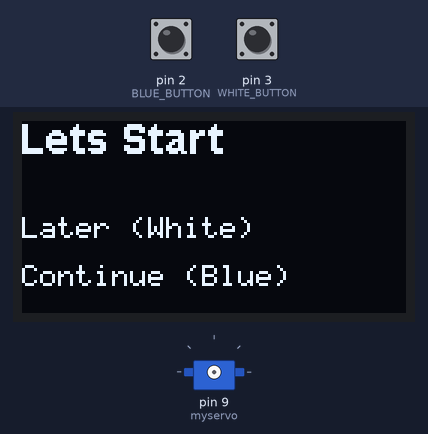
A sketch run on a simulated Arduino Uno, built with avr-gcc and run on an emulated ATmega328P. Parts: 128×64 one-colour display, servo. The inputs (shaded band) are chosen by the test bench; at power-on: pin 2 (BLUE_BUTTON) HIGH, pin 3 (WHITE_BUTTON) HIGH. The local clock reads 2024-03-15 10:24:30 at power-on unless the sketch sets it; the sensor or clock chip raises its interrupt line as the real part does.

Above: at 3.3 s.
3.4 s: pin 2 (BLUE_BUTTON) pulled LOW for 1 s
At 5.0 s:
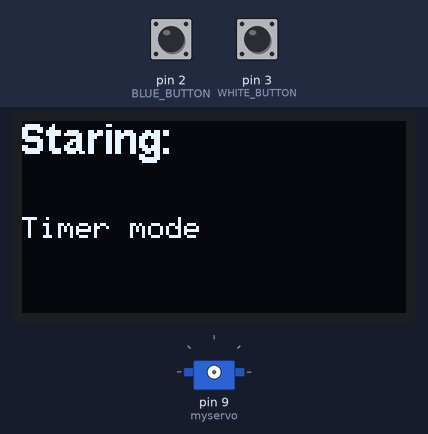
7.4 s: pin 2 (BLUE_BUTTON) pulled LOW for 3.2 s
At 10.2 s:
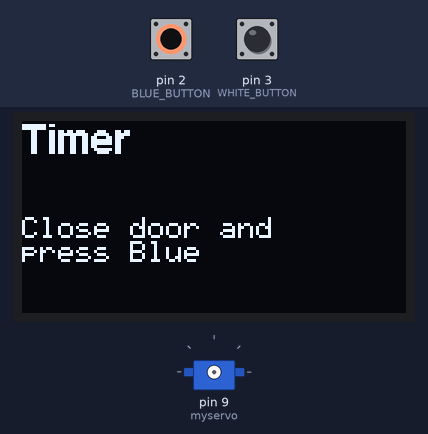
13.1 s: pin 2 (BLUE_BUTTON) pulled LOW for 0.15 s
16.2 s: pin 2 (BLUE_BUTTON) pulled LOW for 0.15 s
At 17.5 s:
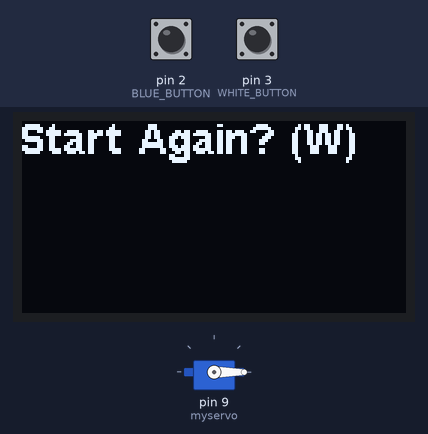
19.3 s: pin 3 (WHITE_BUTTON) pulled LOW for 3.2 s
At 22.7 s:
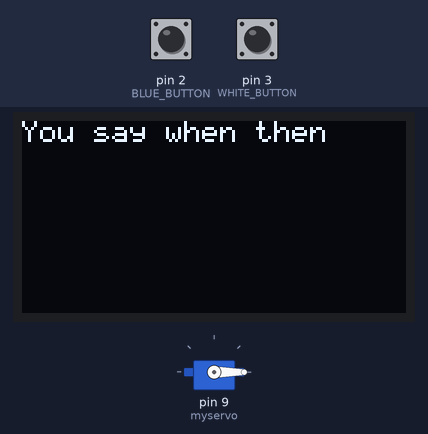
Timing chart, 0 to 24.2 s (numbered marks = the images above; inputs shaded):
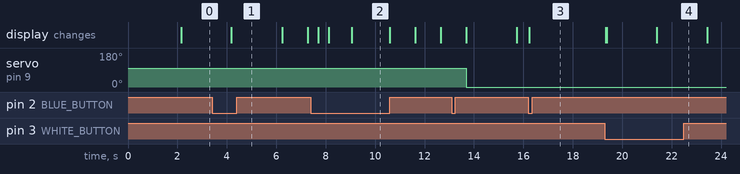

Measured:
- after the input at 3.4 s, the display: changes after 0.78 s (image 1)
- after the input at 7.4 s, the display: first changes after 0.31 s (image 2 shows a later state)
- after the input at 16.2 s, the display: changes at once (image 3)
- after the input at 19.3 s, the display: first differs from a run without the input after 0.07 s (image 4 shows a later state)
- what the display in image 2 shows lasts 1.5 s, from 9.1 s to 10.6 s

The sketch:

Sketch_18.ino
```cpp
#include <stdlib.h>
/*************************************************************************/

#include "DHT.h"

#define DHTPIN 5     // Digital pin connected to the DHT sensor

#define DHTTYPE DHT11
DHT dht(DHTPIN, DHTTYPE);


//************************* OLED ******************************************
// Test for minimum program size.
// Edit AVRI2C_FASTMODE in SSD1306Ascii.h to change the default I2C frequency.

#include "SSD1306Ascii.h"
#include "SSD1306AsciiAvrI2c.h"

// 0X3C+SA0 - 0x3C or 0x3D
#define I2C_ADDRESS 0x3C

// Define proper RST_PIN if required.
#define RST_PIN -1

SSD1306AsciiAvrI2c oled;
#define DISPLAY_TIME 2000


/**************************************************************************/

#include <RTClib.h>

RTC_DS3231 rtc;

// the pin that is connected to SQW of DS3231
#define CLOCK_INTERRUPT_PIN 3
/**************************************************************************/


#include <Servo.h>

Servo myservo;  // create servo object to control a servo


////////////////////////////////////////////////////////////////////////////////////////////////////////////////////////////
// ************************* SETUP **************************************************** SETUP ******************************
////////////////////////////////////////////////////////////////////////////////////////////////////////////////////////////
const byte interruptPin = 2;
bool sw1=0;
byte menuLevel = 0;
uint8_t timerTarget[3];
char buff[32];
uint8_t openDay;
char openClock[10] = "hh:mm AP";
char openCalendar[10] = "DD/MMM/YY";
char weekDay[][4] = {"Sun", "Mon", "Tue", "Wed", "Thu", "Fri", "Sat" };
#define BLUE_BUTTON     2
#define WHITE_BUTTON    3

void setup()
{
  Serial.begin(9600);
  //Begin humidity sensor
  dht.begin();

  //BLUE (Interrupt)
  pinMode(interruptPin, INPUT_PULLUP);
  attachInterrupt(digitalPinToInterrupt(interruptPin), awake, FALLING );
  //WHITE
  pinMode(WHITE_BUTTON, INPUT_PULLUP);

  //********************* initializing the rtc ********************
  if(!rtc.begin()) {
      Serial.println("Couldn't find RTC!");
      Serial.flush();
      abort();
  }

  //Uncomment block below to set time when power loss
  /*
  if(rtc.lostPower()) {
      // this will adjust to the date and time at compilation
      rtc.adjust(DateTime(F(__DATE__), F(__TIME__)));
  }
  */

  //we don't need the 32K Pin, so disable it
  rtc.disable32K();
  // stop oscillating signals at SQW Pin
  rtc.writeSqwPinMode(DS3231_OFF);


  //////////////////OLED/////////////////
#if RST_PIN >= 0
  oled.begin(&Adafruit128x64, I2C_ADDRESS, RST_PIN);
#else // RST_PIN >= 0
  oled.begin(&Adafruit128x64, I2C_ADDRESS);
#endif // RST_PIN >= 0
  // Call oled.setI2cClock(frequency) to change from the default frequency.

  // ***************** OLED WELCOME**********************

  oled.clear();

  oled.setFont(Cooper19);
  oled.print("  R-Cortes \n  Inc.");
  delay(2000);
  oled.clear();
}

//////////////////////FUNCTIONS//////////////////////////////////////////////////FUNCTIONS////////////////////////////
////////////////////////////////////////////////////////FUNCTIONS/////////////////////////////////////////////////////
//////////////////////FUNCTIONS//////////////////////////////////////////////////FUNCTIONS////////////////////////////

//***************** OLED+Temp **************************
void DisplayTempAndHumidity()
{
      // Reading temperature or humidity takes about 250 milliseconds!
      // Sensor readings may also be up to 2 seconds 'old' (its a very slow sensor)
      float h = dht.readHumidity();
      // Read temperature as Celsius (the default)
      float t = dht.readTemperature();

      char h_str[8]; // Buffer big enough for 7-character float
      dtostrf(h, 6, 2, h_str); // Leave room for too large numbers!
      oled.clear();
      oled.setFont(TimesNewRoman16_italic);
      oled.print("\n Humidity: ");
      oled.print(h_str);
      oled.print(" %\n\n");

      char t_str[8]; // Buffer big enough for 7-character float
      dtostrf(t, 6, 2, t_str); // Leave room for too large numbers!
      oled.print(" Temp:      ");
      oled.print(t_str);
      oled.print(" C");
      delay(2*DISPLAY_TIME);
}

//******************************************************


//******************* OLED+RTC ******************************
void DisplayDateAndTime()
{
    // print current time
    char timeStr[10] = "hh:mm AP";
    char dateStr[10] = "DD/MMM/YY";
    uint8_t day;
    rtc.now().toString(timeStr);
    rtc.now().toString(dateStr);
    day = rtc.now().dayOfTheWeek();

    oled.clear();
    oled.setFont(Arial_bold_14);
    oled.println(" Time:");
    oled.setFont(TimesNewRoman16_italic);
    oled.print("\n");
    oled.println(dateStr);
    oled.print("\n");
    oled.print(weekDay[day]);
    oled.print("    ");
    oled.print(timeStr);
    delay(2*DISPLAY_TIME);
}
void DisplayOpeningDate()
{
    oled.clear();
    oled.setFont(Arial_bold_14);
    oled.println(" Will open on:");
    oled.setFont(TimesNewRoman16_italic);
    oled.print("\n");
    oled.println(openCalendar);
    oled.print(weekDay[openDay]);
    oled.print("    ");
    oled.print(openClock);
    delay(2*DISPLAY_TIME);
}
//******************************************************


//******************* SERVO ****************************

void openDoor()
{
      myservo.attach(9);
      myservo.write(0);
      oled.clear();
      oled.print("Timer ended");
      delay(2000);
      myservo.detach();
      oled.clear();
}

void closeDoor()
{
      myservo.attach(9);
      myservo.write(100);
      delay(1000);
      myservo.detach();
}
//******************************************************

//******************* INTERRUPTS ****************************
void awake()
{
    sw1 = !sw1;
}
//***********************************************************

//************************ MENUS ****************************
void menu0()
{

      oled.clear();
      oled.setFont(Arial_bold_14);
      oled.println("Lets Start\n");
      oled.setFont(System5x7);
      oled.println("Later (White)\n");
      oled.print("Continue (Blue)");
      delay(2000);

      bool blue=0, white=0;
      while(menuLevel==0)
      {
            blue = digitalRead(BLUE_BUTTON);
            white = digitalRead(WHITE_BUTTON);
            if(!white)
            {
                  menuLevel = 3; //Door open
                  oled.clear();
                  oled.print("You say when then");
                  delay(2000);
            }
            else if(!blue)
            {
                  menuLevel = 1;
                  oled.clear();
                  oled.setFont(Arial_bold_14);
                  oled.println("Staring:\n");
                  oled.setFont(System5x7);
                  oled.print("Timer mode");
                  delay(2000);
            }
      }
      oled.clear();

}

void setParameter(char* title,byte i)
{
    bool okFlag = 1; //Normally open button, 1 = not pushed, 0 = pushed
    bool increment = 0;
    oled.clear();
    oled.setFont(Arial_bold_14);
    oled.print("\n\n    ");
    oled.print(title);
    oled.print("  0");
    while (okFlag == 1)
    {
        delay(350);
        increment = !digitalRead(WHITE_BUTTON);
        okFlag = digitalRead(BLUE_BUTTON);

        if (increment)
        {
            if(i==0 && timerTarget[i]==42)
            {
              timerTarget[i]=0;
            }
            else if(i==1 && timerTarget[i]==23)
            {
              timerTarget[i]=0;
            }
            else if(i==2 && timerTarget[i]==59)
            {
              timerTarget[i]=0;
            }
            else
            {
              timerTarget[i]++;
            }
        }
        oled.clear();
        oled.setFont(Arial_bold_14);
        oled.print("\n\n    ");
        oled.print(title);
        oled.print("  ");
        oled.print(timerTarget[i]);
    }
}

void menu1() //Program mode 1: Timer -> Set timer
{
      bool okFlag=1; //Normally open button, 1 = not pushed, 0 = pushed
      bool increment=0;

      oled.clear();
      oled.setFont(Arial_bold_14);
      oled.println("Timer\n");
      oled.setFont(System5x7);
      oled.print("Set timer");
      delay(DISPLAY_TIME/2);

      for(uint8_t i = 0; i<3;i++)
      {
            timerTarget[i] = 0;
      }

      setParameter("   DAYS :", 0);
      setParameter("   HOURS:", 1);
      setParameter("   MINS :", 2);

      delay(500);
      oled.clear();
      oled.setFont(Arial_bold_14);
      oled.println("Timer\n");
      oled.setFont(System5x7);
      oled.println("Close door and");
      oled.print("press Blue");
      delay(DISPLAY_TIME/2);

      bool blue=1;
      while(blue)
      {
        blue = digitalRead(BLUE_BUTTON);
      }
      delay(500);
      oled.clear();
      oled.setFont(Arial_bold_14);
      oled.println("\n\n           ok");
      delay(DISPLAY_TIME/2);
      oled.clear();
      oled.println("\n\n          bye.");
      delay(DISPLAY_TIME/2);
      oled.clear();
      closeDoor();
      menuLevel = 2; //Menu = 2 -> door closed, 3 -> door open
      rtc.clearAlarm(1);
      rtc.setAlarm1(rtc.now() + TimeSpan((uint16_t)timerTarget[0],timerTarget[1],timerTarget[2],0),DS3231_A1_Date);
      DateTime openTime = rtc.now() + TimeSpan((uint16_t)timerTarget[0],timerTarget[1],timerTarget[2],0);

      openTime.toString(openClock);
      openTime.toString(openCalendar);
      openDay = openTime.dayOfTheWeek();
}

void checkTimer()
{
  if(rtc.alarmFired(1))
  {
    openDoor();
    menuLevel=3;
  }
}

void restart()
{
  oled.clear();
  oled.setFont(Arial_bold_14);
  oled.println("Start Again? (W)");
  delay(DISPLAY_TIME/3);
  bool white=1;
  for(int i=0; i<10; i++)
  {
    delay(300);
    white = digitalRead(WHITE_BUTTON);
    if(!white)
      break;
  }
  if(!white)
    menuLevel=0;
}

//************************************************************

/////////////////LOOP/////////////////////////////LOOOP//////////////////
/////////////////LOOP/////////////////////////////LOOOP//////////////////
/////////////////LOOP/////////////////////////////LOOOP//////////////////
//------------------------------------------------------------------------------
void loop()
{

  //Menu 1: Timer(blue) Weekend(white)
  if(menuLevel==0) //MENU Start
        menu0();
  if(menuLevel==1) //MENU Program mode 1: Timer -> Set timer
        menu1();

  if(menuLevel==2) //Door closed
        checkTimer();


  if(sw1) //To awake screen
  {
        for(int i=0; i<2; i++)
        {
              if(menuLevel==3)
              {
                restart();
                break;
              }
              else
              {
                DisplayDateAndTime();
                DisplayOpeningDate();
                DisplayTempAndHumidity();
              }
        }
        sw1=!sw1;
        oled.clear();
  }
}
```
